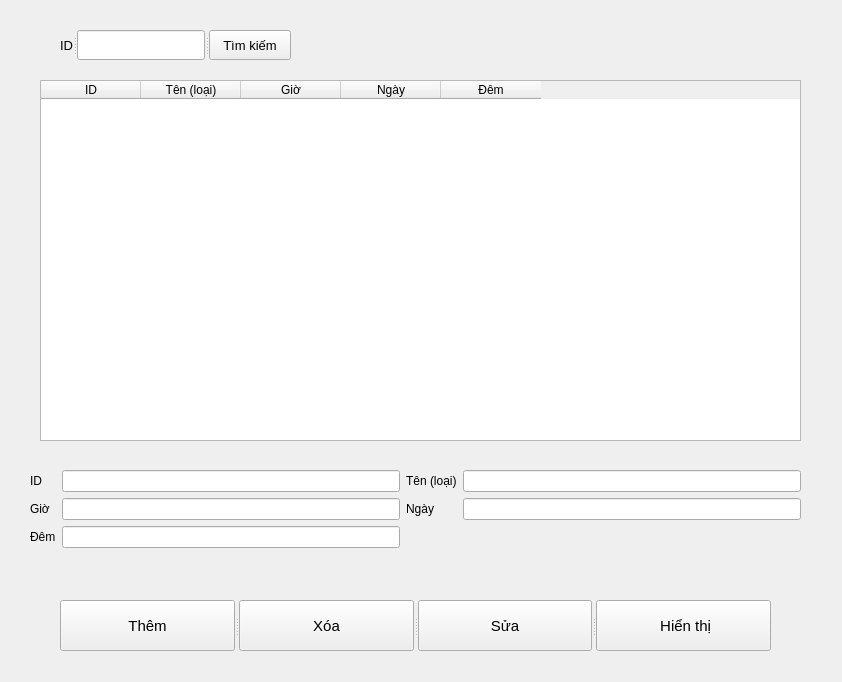
<?xml version="1.0" encoding="UTF-8"?>
<ui version="4.0">
 <class>Form</class>
 <widget class="QWidget" name="Form">
  <property name="geometry">
   <rect>
    <x>0</x>
    <y>0</y>
    <width>842</width>
    <height>682</height>
   </rect>
  </property>
  <property name="windowTitle">
   <string>Form</string>
  </property>
  <widget class="QTableWidget" name="dis_pla">
   <property name="geometry">
    <rect>
     <x>40</x>
     <y>80</y>
     <width>761</width>
     <height>361</height>
    </rect>
   </property>
   <property name="columnCount">
    <number>5</number>
   </property>
   <column>
    <property name="text">
     <string>ID</string>
    </property>
   </column>
   <column>
    <property name="text">
     <string>Tên (loại)</string>
    </property>
   </column>
   <column>
    <property name="text">
     <string>Giờ</string>
    </property>
   </column>
   <column>
    <property name="text">
     <string>Ngày</string>
    </property>
   </column>
   <column>
    <property name="text">
     <string>Đêm</string>
    </property>
   </column>
  </widget>
  <widget class="QSplitter" name="splitter">
   <property name="geometry">
    <rect>
     <x>60</x>
     <y>600</y>
     <width>711</width>
     <height>51</height>
    </rect>
   </property>
   <property name="orientation">
    <enum>Qt::Horizontal</enum>
   </property>
   <widget class="QPushButton" name="ins_btn">
    <property name="font">
     <font>
      <pointsize>11</pointsize>
     </font>
    </property>
    <property name="text">
     <string>Thêm</string>
    </property>
   </widget>
   <widget class="QPushButton" name="del_btn">
    <property name="font">
     <font>
      <pointsize>11</pointsize>
     </font>
    </property>
    <property name="text">
     <string>Xóa</string>
    </property>
   </widget>
   <widget class="QPushButton" name="edi_btn">
    <property name="font">
     <font>
      <pointsize>11</pointsize>
     </font>
    </property>
    <property name="text">
     <string>Sửa</string>
    </property>
   </widget>
   <widget class="QPushButton" name="sho_btn">
    <property name="font">
     <font>
      <pointsize>11</pointsize>
     </font>
    </property>
    <property name="text">
     <string> Hiển thị</string>
    </property>
   </widget>
  </widget>
  <widget class="QSplitter" name="splitter_2">
   <property name="geometry">
    <rect>
     <x>60</x>
     <y>30</y>
     <width>231</width>
     <height>30</height>
    </rect>
   </property>
   <property name="orientation">
    <enum>Qt::Horizontal</enum>
   </property>
   <widget class="QLabel" name="label">
    <property name="font">
     <font>
      <pointsize>10</pointsize>
     </font>
    </property>
    <property name="text">
     <string>ID</string>
    </property>
   </widget>
   <widget class="QLineEdit" name="in_sea">
    <property name="font">
     <font>
      <pointsize>10</pointsize>
     </font>
    </property>
   </widget>
   <widget class="QPushButton" name="sea_btn">
    <property name="font">
     <font>
      <pointsize>10</pointsize>
     </font>
    </property>
    <property name="text">
     <string>Tìm kiếm</string>
    </property>
   </widget>
  </widget>
  <widget class="QWidget" name="">
   <property name="geometry">
    <rect>
     <x>30</x>
     <y>470</y>
     <width>771</width>
     <height>80</height>
    </rect>
   </property>
   <layout class="QGridLayout" name="gridLayout">
    <item row="0" column="0">
     <widget class="QLabel" name="label_2">
      <property name="text">
       <string>ID</string>
      </property>
     </widget>
    </item>
    <item row="0" column="1">
     <widget class="QLineEdit" name="in_id"/>
    </item>
    <item row="0" column="2">
     <widget class="QLabel" name="label_3">
      <property name="text">
       <string>Tên (loại)</string>
      </property>
     </widget>
    </item>
    <item row="0" column="3">
     <widget class="QLineEdit" name="in_name"/>
    </item>
    <item row="1" column="0">
     <widget class="QLabel" name="label_4">
      <property name="text">
       <string>Giờ</string>
      </property>
     </widget>
    </item>
    <item row="1" column="1">
     <widget class="QLineEdit" name="in_hour"/>
    </item>
    <item row="1" column="2">
     <widget class="QLabel" name="label_5">
      <property name="text">
       <string>Ngày</string>
      </property>
     </widget>
    </item>
    <item row="1" column="3">
     <widget class="QLineEdit" name="in_day"/>
    </item>
    <item row="2" column="0">
     <widget class="QLabel" name="label_6">
      <property name="text">
       <string>Đêm</string>
      </property>
     </widget>
    </item>
    <item row="2" column="1">
     <widget class="QLineEdit" name="in_night"/>
    </item>
   </layout>
  </widget>
 </widget>
 <resources/>
 <connections/>
</ui>
